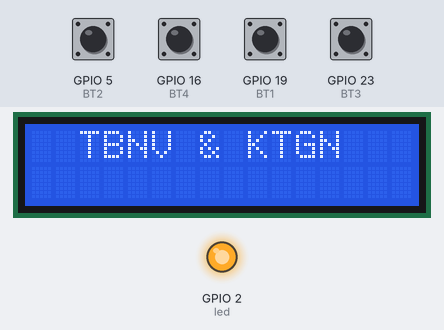
This sketch was run on a simulated ESP32. On the bench: 16×2 character LCD, output pins drawn as LEDs (lit = HIGH). Inputs (shaded band) come from the test bench; at power-on: GPIO 5 (BT2), GPIO 16 (BT4), GPIO 19 (BT1), GPIO 23 (BT3) HIGH. Pins used as bus, display or sensor lines are not drawn; what the sketch prints to the serial monitor is not drawn.

Above: at 0.1 s.
At 1.1 s:
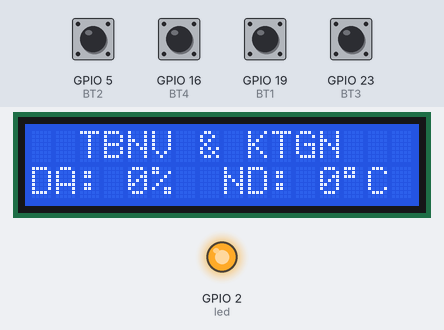

The sketch:

ESP32.ino
```cpp
#include <SPI.h>
#include <Wire.h>
#include <LiquidCrystal_I2C.h>
#include <String.h>
#include <ArduinoJson.h>

LiquidCrystal_I2C lcd(0x27, 16, 2);
#define led 2
#define HSPI_MISO 12
#define HSPI_MOSI 13
#define HSPI_SCLK 14
#define HSPI_CS1   2  // chon slave
#define HSPI_CS2   15

#define BT1 19 // bt gui slave2
#define BT2 5

#define BT3 23 // bt gui slave 1
#define BT4 16 //

#define BT5 17

long last = 0;
int nhietdo = 0; int doam = 0;
int TB1 = 0;int TB2 = 0;
int TB3 = 0;int TB4 = 0;
void XulyJson(String JsonDATA);

String data_uart = "";
char rx_data_SPI[100];

void setup() {
  Serial.begin(115200);
  pinMode(HSPI_CS1, OUTPUT); //HSPI SS
  digitalWrite(HSPI_CS1, HIGH) ;

  pinMode(HSPI_CS2, OUTPUT); //HSPI SS
  digitalWrite(HSPI_CS2, HIGH) ;

  pinMode(led, OUTPUT);
  pinMode(BT1, INPUT_PULLUP);
  pinMode(BT2, INPUT_PULLUP);

  pinMode(BT3, INPUT_PULLUP);
  pinMode(BT4, INPUT_PULLUP);
  //pinMode(BT5, INPUT_PULLUP);
  digitalWrite(led, HIGH);
  lcd.init();
  lcd.backlight();
  lcd.setCursor(2,0);
  lcd.print("TBNV & KTGN");
}


void DataJson(unsigned int ND ,unsigned int DA, unsigned int TB1, unsigned int TB2, unsigned int TB3,  unsigned int TB4){
  char JSON[100] = "";
  char Str_ND[10] = "";
  char Str_DA[10] = "";
  char Str_TB1[10] = "";
  char Str_TB2[10] = "";
  char Str_TB3[10] = "";
  char Str_TB4[10] = "";


  sprintf(Str_ND, "%d", ND);
  sprintf(Str_DA, "%d", DA);
  sprintf(Str_TB1, "%d", TB1);
  sprintf(Str_TB2, "%d", TB2);
  sprintf(Str_TB3, "%d", TB3);
  sprintf(Str_TB4, "%d", TB4);

  strcat(JSON, "{\"ND\":\"");
  strcat(JSON, Str_ND); strcat(JSON, "\",");
  strcat(JSON, "\"DA\":\"");
  strcat(JSON, Str_DA); strcat(JSON, "\",");

  strcat(JSON, "\"TB1\":\"");
  strcat(JSON, Str_TB1); strcat(JSON, "\",");
  strcat(JSON, "\"TB2\":\"");
  strcat(JSON, Str_TB2); strcat(JSON, "\",");
  strcat(JSON, "\"TB3\":\"");
  strcat(JSON, Str_TB3); strcat(JSON, "\",");
  strcat(JSON, "\"TB4\":\"");
  strcat(JSON, Str_TB4); strcat(JSON, "\"}\n");


  for (int i = 0; i < sizeof JSON; i++ )
  {
       rx_data_SPI[i] = SPI.transfer(JSON[i]);
       delay(2);
  }
  SPI.transfer('\n');
   Serial.printf("%s", JSON); // send to PC
   for(int i = 0; i<sizeof JSON; i++ ){
      JSON[i] = 0;
      rx_data_SPI[i] = 0;
    }
    XulyJson(rx_data_SPI);
}

void button(){
  if (digitalRead(BT1) == 0)
    {
      delay(20);
      if (digitalRead(BT1) == 0)
      {
        if(TB1 == 0)
        {
          TB1 = 1;
        }
        else
        {
          TB1 = 0;
        }
        SPI.begin(HSPI_SCLK, HSPI_MISO, HSPI_MOSI, HSPI_CS1);
        digitalWrite(HSPI_CS1, LOW) ;
        DataJson(nhietdo, doam, TB1, TB2, TB3, TB4);
        digitalWrite(HSPI_CS1, HIGH) ;
        while(!digitalRead(BT1));
        digitalWrite(led, !digitalRead(led));
      }
    }
    if (digitalRead(BT2) == 0)
    {
      delay(20);
      if (digitalRead(BT2) == 0)
      {
        if(TB2 == 0)
        {
          TB2 = 1;
        }
        else
        {
          TB2 = 0;
        }
        SPI.begin(HSPI_SCLK, HSPI_MISO, HSPI_MOSI, HSPI_CS1);
        digitalWrite(HSPI_CS1, LOW) ;
        DataJson(nhietdo, doam, TB1, TB2, TB3, TB4);
        digitalWrite(HSPI_CS1, HIGH) ;
        while(!digitalRead(BT2));
        digitalWrite(led, !digitalRead(led));
      }
    }
    ///////////////////////////////////////
    if (digitalRead(BT3) == 0)
    {
      delay(20);
      if (digitalRead(BT3) == 0)
      {
        if(TB3 == 0)
        {
          TB3 = 1;
        }
        else
        {
          TB3 = 0;
        }
        SPI.begin(HSPI_SCLK, HSPI_MISO, HSPI_MOSI, HSPI_CS2);
        digitalWrite(HSPI_CS2, LOW) ;
        DataJson(nhietdo, doam, TB1, TB2, TB3, TB4);
        digitalWrite(HSPI_CS2, HIGH) ;
        while(!digitalRead(BT3));
        digitalWrite(led, !digitalRead(led));
      }
    }
    if (digitalRead(BT4) == 0)
    {
      delay(20);
      if (digitalRead(BT4) == 0)
      {
        if(TB4 == 0)
        {
          TB4 = 1;
        }
        else
        {
          TB4 = 0;
        }
        SPI.begin(HSPI_SCLK, HSPI_MISO, HSPI_MOSI, HSPI_CS2);
        digitalWrite(HSPI_CS2, LOW) ;
        DataJson(nhietdo, doam, TB1, TB2, TB3, TB4);
        digitalWrite(HSPI_CS2, HIGH) ;
        while(!digitalRead(BT4));
        digitalWrite(led, !digitalRead(led));
      }
    }
}

void XulyJson(String JsonDATA) // xu ly data nhan tu PC và SPI
{

  const size_t capacity = JSON_OBJECT_SIZE(2) + 256;
  DynamicJsonDocument JSON(capacity);
  DeserializationError error = deserializeJson(JSON, JsonDATA);
  if(JSON["TB1"] == "0"){
    TB1 = 0;
  }else if(JSON["TB1"] == "1"){
    TB1 = 1;
  }

   if(JSON["TB2"] == "0"){
    TB2 = 0;
  }else if(JSON["TB2"] == "1"){
    TB2 = 1;
  }
   if(JSON["TB3"] == "0"){
    TB3 = 0;
  }else if(JSON["TB3"] == "1"){
    TB3 = 1;
  }
   if(JSON["TB4"] == "0"){
    TB4 = 0;
  }else if(JSON["TB4"] == "1"){
    TB4 = 1;
  }
   if(JSON["TB4"] == "0"){
    TB4 = 0;
  }else if(JSON["TB4"] == "1"){
    TB4 = 1;
  }
   if(JSON["ND"] != nhietdo){
    nhietdo  = JSON["ND"];
  }else if(JSON["TB4"] != doam){
    doam  = JSON["DA"];
  }
    SPI.begin(HSPI_SCLK, HSPI_MISO, HSPI_MOSI, HSPI_CS1);
    DataJson(nhietdo, doam, TB1, TB2, TB3, TB4);
    SPI.begin(HSPI_SCLK, HSPI_MISO, HSPI_MOSI, HSPI_CS2);
    DataJson(nhietdo, doam, TB1, TB2, TB3, TB4);
    JSON.clear();

}
void read_uart(){ // doc uart tu PC
  while(Serial.available()){
    char x =(char)Serial.read();
    if(x != '\n'){
       data_uart += x;
    }
    else
    {
      XulyJson(data_uart);
      data_uart = "";
    }
  }
  if(millis() - last >= 1000){

    lcd.setCursor(0, 1);
    lcd.print("DA: ");
    lcd.print(doam);
    lcd.print("%");
    lcd.setCursor(7, 1);

    lcd.print(" ");
    lcd.print("ND: ");
    lcd.print(nhietdo);
    lcd.print((char)223);
    lcd.print("C");

    DataJson(nhietdo, doam, TB1, TB2, TB3, TB4);
    last = millis();
  }
}
void loop() {
    button();
    read_uart();
}
```
